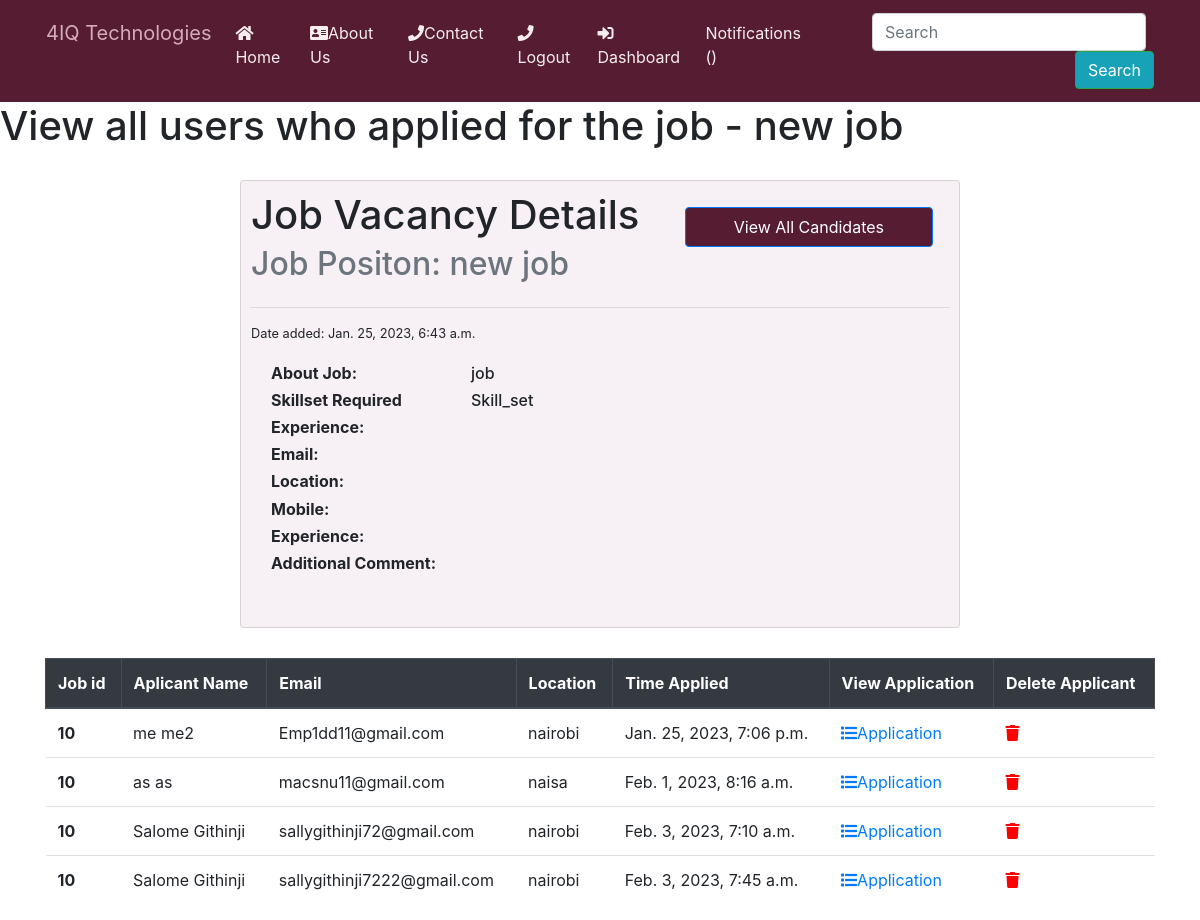
The page /users/job/10/ (signed in) on the database as committed earlier.
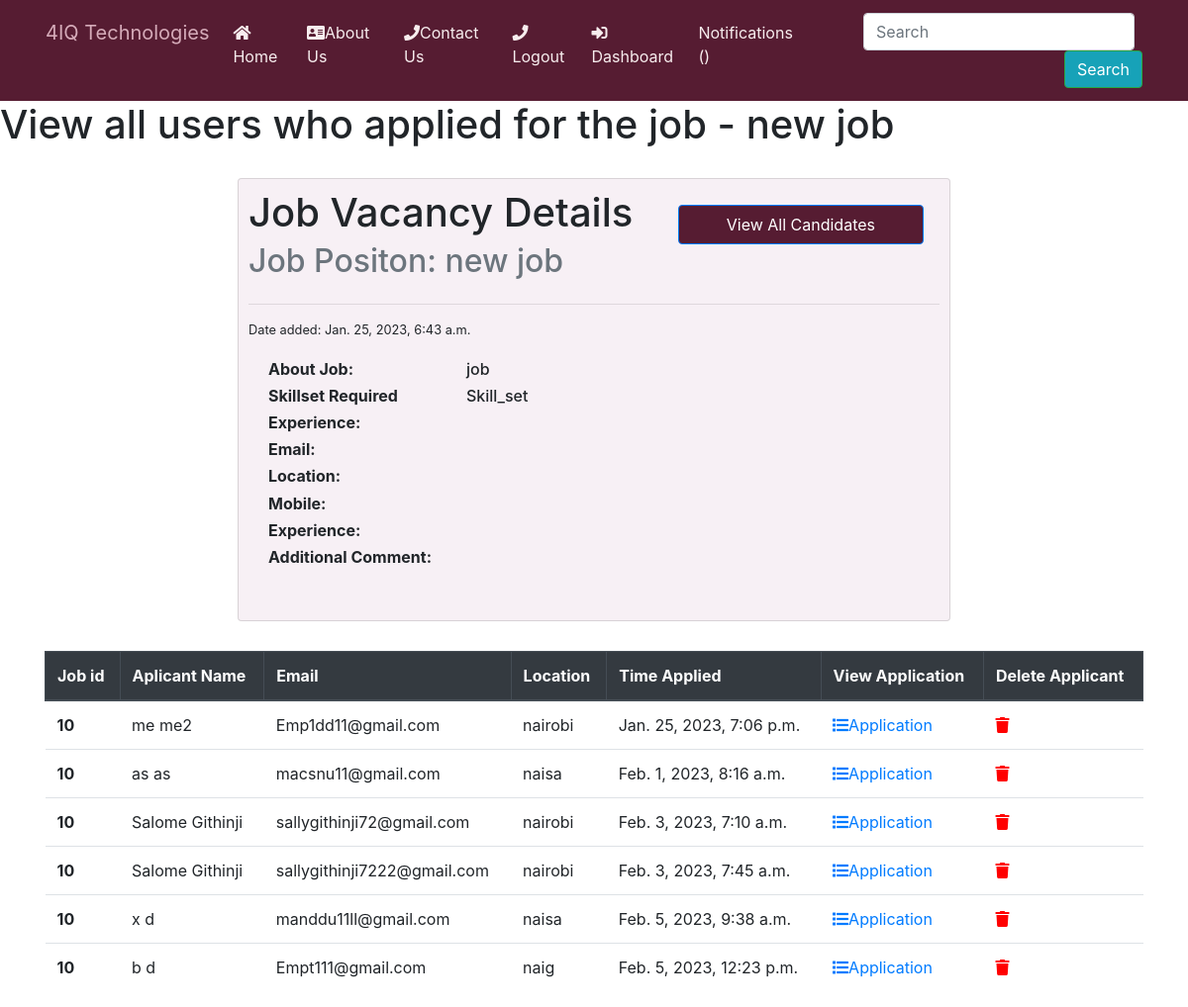
The same page on the database as committed later.
### job/models.py (models this page shows, shortened)
class Job(models.Model):
    SIZE_1_9 = 'size_1-9'
    SIZE_10_49 = 'size_10-49'
    SIZE_50_99 = 'size_50-99'
    SIZE_100 = 'size_100'
    CHOICES_SIZE = (
        (SIZE_1_9 ,'1-9'),
        (SIZE_10_49 ,'10-49'),
        (SIZE_50_99 ,'50-99'),
        (SIZE_100 ,'100+'),
    )
    title = models.CharField(max_length=50)
    created_at = models.DateTimeField(auto_now_add=True)
    skillset_required = models.TextField(max_length=200)
    about_job = models.TextField(blank=True, null=True)
    experience = models.CharField(max_length=50,null=True)
    salary = models.CharField(max_length=50,null=True)
    deadline = models.CharField(max_length=50,null=True)
    company_name = models.CharField(max_length=255, null=True)
    company_address = models.CharField(max_length=255, blank=True, null=True)
    company_zipcode = models.CharField(max_length=255, blank=True, null=True)
    company_place = models.CharField(max_length=255, blank=True, null=True)
    company_country = models.CharField(max_length=255, blank=True, null=True)
    company_size = models.CharField(max_length=20, choices=CHOICES_SIZE, default=SIZE_1_9)
    created_by = models.ForeignKey(User,
                                   related_name="jobs",
                                   on_delete=models.CASCADE)
    class Meta:
        ordering = ['-created_at']

class Application(models.Model):
    job = models.ForeignKey(Job,
                            related_name='applications',
                             on_delete=models.CASCADE)
    first_name = models.CharField(max_length=200, null=True, blank=True)
    last_name = models.CharField(max_length=200, null=True, blank=True)
    date_of_birth = models.CharField(max_length=20, blank=True, null=True)
    gender = models.CharField(max_length=1,
                              choices=GENDER,
                              blank=False,
                              null=True)
    email = models.EmailField(max_length=70, blank=True, unique=True)
    location = models.CharField(
        max_length=104,
        null=True
    )
    mobile = models.IntegerField(null=True, blank=True)
    education   = models.CharField( max_length=255, null=True, blank=True)
    content = models.TextField()
    experience = models.TextField()
    created_at = models.DateTimeField(auto_now_add=True,null=False)
    created_by = models.ForeignKey(User,
                                   related_name="applications",
                                   on_delete=models.CASCADE)

### users/views.py (the view)
# urls.py: path("job/<int:job_id>/", views.view_dashboard_job, name="view_dashboard_job"),
@login_required
def view_dashboard_job(request, job_id):
   job = get_object_or_404(Job, pk=job_id, created_by=request.user)
   return render (request,'view_dashboard_job.html',{'job': job})

### notification/context_processor.py (called while the page is built)
def notifications(request):
    if request.user.is_authenticated:
        return {
            "notificactions": request.user.notifications.filter(is_read=False)
        }
    else:
        return {"notifications": []}

### users/templates/view_dashboard_job.html (shortened to what this page needs)
{% include 'header.html' %}
<h1 class="title mx-auto">
  View all users who applied for the job - {{ job.title }}
</h1>
<div
  style="margin: 30px; padding: 10px; background-color: #f7f0f5; width: 60%"
  class="card mx-auto"
>
  <div style="display: flex; justify-content: space-between">
    <div>
      <h1 class="card-title">Job Vacancy Details</h1>
      <h2 class="card-subtitle mb-2 text-muted">
        Job Positon: {{ job.title }}
      </h2>
    </div>
    <input
      type="submit"
      value="View All Candidates"
      class="m-3 px-5 btn btn-primary"
      style="background-color: #561c32; height: 40px; position: static"
      id="scroll-down-button"
    />
  </div>
  <hr />
  <small> Date added: {{job.created_at}}</small>
  <div class="card-body">
    <div style="display: flex">
      <h6 style="min-width: 200px; font-weight: bold">About Job:</h6>
      <h6>{{job.about_job}}</h6>
    </div>
    <div style="display: flex">
      <h6 style="min-width: 200px; font-weight: bold">Skillset Required</h6>
      <h6>{{job.skillset_required}}</h6>
    </div>
    <div style="display: flex">
      <h6 style="min-width: 200px; font-weight: bold">Experience:</h6>
    </div>
    <div style="display: flex">
      <h6 style="min-width: 200px; font-weight: bold">Email:</h6>
    </div>
    <div style="display: flex">
      <h6 style="min-width: 200px; font-weight: bold">Location:</h6>
    </div>
    <div style="display: flex">
      <h6 style="min-width: 200px; font-weight: bold">Mobile:</h6>
    </div>
    <div style="display: flex">
      <h6 style="min-width: 200px; font-weight: bold">Experience:</h6>
    </div>
    <div style="display: flex">
      <h6 style="width: 200px; word-wrap: normal; font-weight: bold">
        Additional Comment:
      </h6>
    </div>
  </div>
</div>
<div class="container">
  <table class="table">
    <thead class="thead-dark table-striped table-bordered">
      <tr>
        <th scope="col">Job id</th>
        <th scope="col">Aplicant Name</th>
        <th scope="col">Email</th>
        <th scope="col">Location</th>
        <th scope="col">Time Applied</th>
        <th scope="col">View Application</th>
        <th scope="col">Delete Applicant</th>
      </tr>
    </thead>
    <tbody>
      {% for application in job.applications.all %}
      <tr>
        <th>{{ job.id }}</th>
        <td>{{application.first_name}} {{application.last_name}}</td>
        <td>{{application.email}}</td>
        <td>{{application.location}}</td>
        <td>{{application.created_at}}</td>
        <td>
          <a href="{% url 'users:view_application' application.id %}"
            ><i class="fas fa-list"></i>Application</a
          >
        </td>
        <td style="color: red"><i class="fas fa-trash"></i></td>
      </tr>
      {% empty %}
      <p>no user applied for the job</p>
      {% endfor %}
    </tbody>
  </table>
</div>

### employee/templates/header.html (shortened to what this page needs)
<!DOCTYPE html>
<html lang="en">
<head>
    {% load static %}
    <link rel="stylesheet" href="{% static 'css/mystyle.css' %}">
    <link
    rel="stylesheet"
    href="https://stackpath.bootstrapcdn.com/bootstrap/4.4.1/css/bootstrap.min.css"
     />
    <link
    rel="stylesheet"
    href="https://stackpath.bootstrapcdn.com/font-awesome/4.7.0/css/font-awesome.min.css"
    />
   <link rel="stylesheet" href="https://maxcdn.bootstrapcdn.com/bootstrap/4.3.1/css/bootstrap.min.css">
   <link rel="stylesheet" href="https://use.fontawesome.com/releases/v5.6.3/css/all.css">
</head>
<body>
    <nav class="navbar navbar-expand-lg  " style="display: flex; background-color: #561C32;" >
    <div class="collapse navbar-collapse" id="navbar" style="padding: 5px 30px">
        <div class="navbar-nav" style="width: 100%;">
            <a class="navbar-brand" style="color: #D5ABB9" href="{% url 'employee:base' %}">4IQ Technologies</a>
            <a style="color: white;" class="nav-item nav-link" id="home" href="{% url 'employee:base' %}">
            <i class="fa fa-home"></i>Home</a>
            <a
            style="color: white; "
            class="nav-item nav-link"
            href="{% url 'employee:about'%}"
            ><i class="fas fa-address-card"></i>About Us</a>
            <a
            style="color: white;"
            class="nav-item nav-link"
            href="{% url 'employee:contact'%}"
            ><i class="fas fa-phone"></i>Contact Us</a
            >
           {% if request.user.is_authenticated %}
           <a
           style="color: white;"
           class="nav-item nav-link"
           href="{% url 'employee:logout' %}"
           ><i class="fas fa-phone"></i>Logout</a
           >
            {% endif %}
            {% if request.user.is_authenticated %}
            <a
            style="color: white;"
            class="nav-item nav-link"
            href="{% url 'users:dashboard' %}"
            ><i class="fas fa-sign-in-alt"></i>Dashboard</a
            >
            <a
            style="color: white;"
            class="nav-item nav-link"
            href="{% url 'notification:notifications'%}"
            >Notifications
              ({{ notifications.count  }})
            </a>
            {% endif %}
            <form class="form-inline my-2 my-lg-0 rightNav" style="flex-grow: 1; justify-content: end;">
                <input class="form-control mr-sm-2 " type="search" placeholder="Search" aria-label="Search">
                    <button class="btn btn-outline-success my-2 my-sm-0 bg-info" style="color: white;" type="submit">Search</button>
            </form>
            </div>
          </div>
      </nav>
</body>
</html>

### employee/static/css/mystyle.css (style rules this page uses)
.nav-link { color: #f7edee !important; }

Rows that differ between the two databases and show on the page:
added Application: {{ job.id }} "10", first_name "x", last_name "d", email "manddu11ll@gmail.com", location "naisa", created_at "Feb. 5, 2023, 9:38 a.m."
added Application: {{ job.id }} "10", first_name "b", last_name "d", email "Empt111@gmail.com", location "naig", created_at "Feb. 5, 2023, 12:23 p.m."
